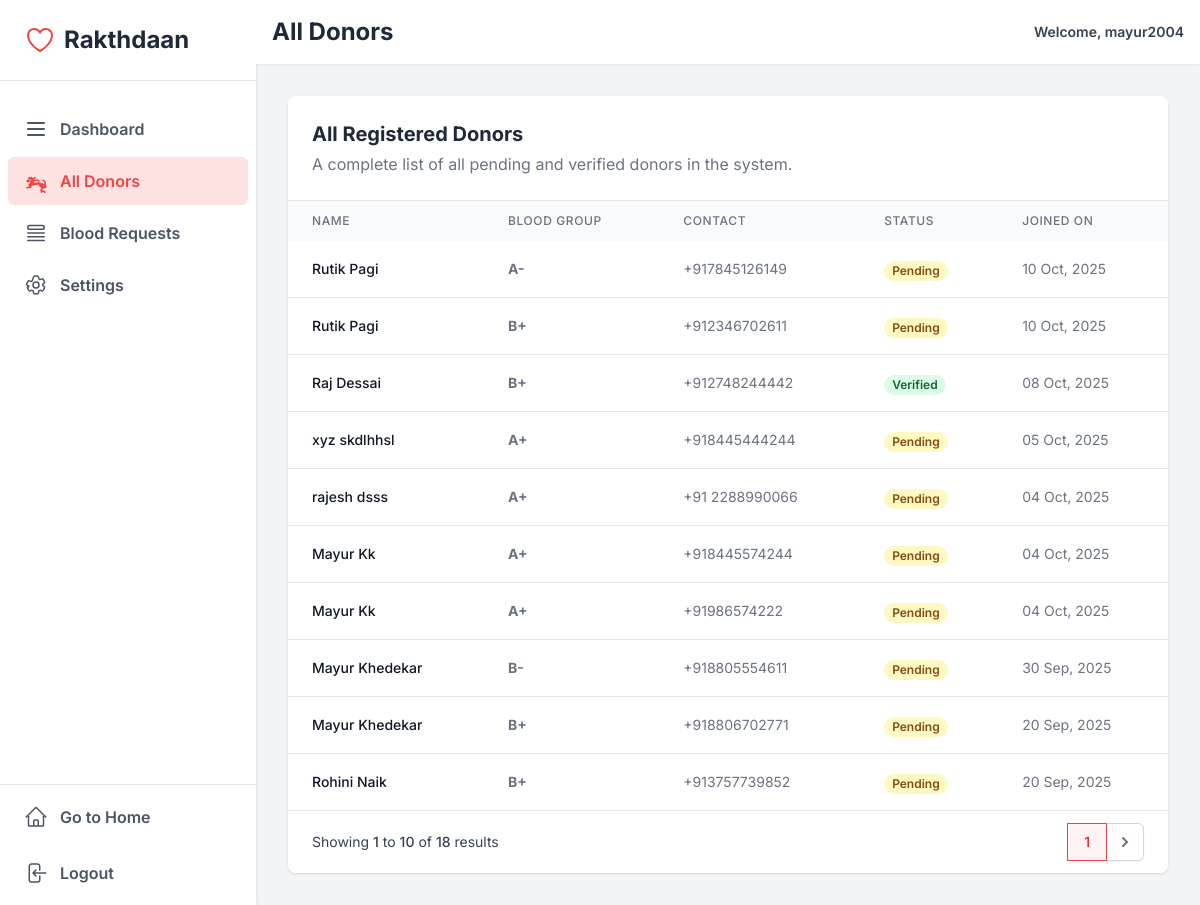
The app's page /all_donors/ (signed in) with its own data.
### donors/models.py (models this page shows, shortened)
class Donor(models.Model):
    user = models.OneToOneField(User, on_delete=models.CASCADE, null=True, blank=True)
    name = models.CharField(max_length=100, blank=False)
    age = models.IntegerField()
    gender = models.CharField(max_length=10, null=True, blank=True)
    blood_group = models.CharField(max_length=3, choices=BloodGroup.choices, blank=False, null=False)
    phone_number = PhoneNumberField(region="IN", null=True, blank=True, unique=True)
    email = models.EmailField(unique=True, blank=True, null=True)
    address = models.TextField(blank=True, null=True)
    last_donation_date = models.DateField(blank=True, null=True)
    is_active = models.BooleanField(default=True)
    is_verified = models.BooleanField(default=False)
    created_at = models.DateTimeField(auto_now_add=True)

### adminpanel/views.py (the view)
# urls.py: path('all_donors/', all_donors_view, name='all_donors'),
@login_required
def all_donors_view(request):
    if not request.user.is_staff:
        messages.error(request,"You do not have access to this page.")
        return redirect('/')
    donor_list=Donor.objects.all().order_by('-created_at')
    paginator=Paginator(donor_list,10)
    page_number=request.GET.get('page')
    display_page=paginator.get_page(page_number)
    context={'display_page':display_page}
    return render(request,"all_donors.html",context)

### adminpanel/templates/all_donors.html (shortened to what this page needs)
{% extends "base.html" %}
{% block start %}
<div>
    <script src="https://cdn.tailwindcss.com"></script>
    <div class="h-screen flex overflow-hidden bg-gray-100">
        <aside class="w-64 bg-white shadow-md hidden md:flex flex-col flex-shrink-0">
            <div class="p-6 flex items-center space-x-2 border-b">
                <h1 class="text-2xl font-bold text-gray-800">Rakthdaan</h1>
            </div>
            <nav class="mt-6 px-2 space-y-1">
                <a href="{% url 'admin_dashboard' %}" class="sidebar-link flex items-center px-4 py-3 rounded-md text-gray-600 text-base font-semibold">
                    <svg class="w-6 h-6 mr-3" fill="none" stroke="currentColor" viewBox="0 0 24 24" xmlns="http://www.w3.org/2000/svg"><path stroke-linecap="round" stroke-linejoin="round" stroke-width="2" d="M4 6h16M4 12h16M4 18h16"></path></svg>
                    Dashboard
                </a>
                <a href="{% url 'all_donors' %}" class="sidebar-link active flex items-center px-4 py-3 rounded-md text-base font-semibold">
                    All Donors
                </a>
                 <a href="{% url 'show_blood_requests' %}" class="sidebar-link flex items-center px-4 py-3 rounded-md text-gray-600 text-base font-semibold">
                    <svg class="w-6 h-6 mr-3" xmlns="http://www.w3.org/2000/svg" fill="none" viewBox="0 0 24 24" stroke-width="1.5" stroke="currentColor"><path stroke-linecap="round" stroke-linejoin="round" d="M3.75 12h16.5m-16.5 3.75h16.5M3.75 19.5h16.5M5.625 4.5h12.75a1.875 1.875 0 010 3.75H5.625a1.875 1.875 0 010-3.75z" /></svg>
                    Blood Requests
                </a>
                <a href="{% url 'admin_settings' %}" class="sidebar-link flex items-center px-4 py-3 rounded-md text-gray-600 text-base font-semibold">
                    Settings
                </a>
            </nav>
            <div class="mt-auto border-t p-2 space-y-2">
                 <a href="{% url 'home' %}" class="sidebar-link flex items-center px-4 py-3 rounded-md text-gray-600 text-base font-semibold">
                    Go to Home
                </a>
                 <a href="{% url 'logout' %}" class="sidebar-link flex items-center px-4 py-3 rounded-md text-gray-600 text-base font-semibold">
                    Logout
                </a>
            </div>
        </aside>
        <div class="flex-1 flex flex-col overflow-y-auto">
            <header class="bg-white shadow-sm p-4 flex justify-between items-center sticky top-0 z-10">
                <h1 class="text-2xl font-bold text-gray-800">All Donors</h1>
                <div class="flex items-center space-x-4">
                    <span class="text-sm font-semibold text-gray-700">Welcome, {{ user.first_name|default:user.username }}</span>
                </div>
            </header>
            <main class="flex-1 p-6 md:p-8">
                <div class="bg-white rounded-lg shadow overflow-hidden">
                    <div class="p-6 border-b">
                        <h2 class="text-xl font-bold text-gray-800">All Registered Donors</h2>
                        <p class="text-gray-500 mt-1">A complete list of all pending and verified donors in the system.</p>
                    </div>
                    <div class="overflow-x-auto">
                        <table class="w-full">
                            <thead class="bg-gray-50">
                                <tr>
                                    <th class="px-6 py-3 text-left text-xs font-medium text-gray-500 uppercase tracking-wider">Name</th>
                                    <th class="px-6 py-3 text-left text-xs font-medium text-gray-500 uppercase tracking-wider">Blood Group</th>
                                    <th class="px-6 py-3 text-left text-xs font-medium text-gray-500 uppercase tracking-wider">Contact</th>
                                    <th class="px-6 py-3 text-left text-xs font-medium text-gray-500 uppercase tracking-wider">Status</th>
                                    <th class="px-6 py-3 text-left text-xs font-medium text-gray-500 uppercase tracking-wider">Joined On</th>
                                </tr>
                            </thead>
                            <tbody class="divide-y divide-gray-200">
                                {% for donor in display_page %}
                                <tr>
                                    <td class="px-6 py-4 whitespace-nowrap text-sm font-medium text-gray-900">{{ donor.name }}</td>
                                    <td class="px-6 py-4 whitespace-nowrap text-sm text-gray-500 font-bold">{{ donor.blood_group }}</td>
                                    <td class="px-6 py-4 whitespace-nowrap text-sm text-gray-500">{{ donor.phone_number }}</td>
                                    <td class="px-6 py-4 whitespace-nowrap">
                                        {% if donor.is_verified %}
                                            <span class="px-2 inline-flex text-xs leading-5 font-semibold rounded-full bg-green-100 text-green-800">Verified</span>
                                        {% else %}
                                             <span class="px-2 inline-flex text-xs leading-5 font-semibold rounded-full bg-yellow-100 text-yellow-800">Pending</span>
                                        {% endif %}
                                    </td>
                                    <td class="px-6 py-4 whitespace-nowrap text-sm text-gray-500">{{ donor.created_at|date:"d M, Y" }}</td>
                                </tr>
                                {% empty %}
                                <tr>
                                    <td colspan="5" class="px-6 py-12 text-center text-gray-500">There are no donors in the system yet.</td>
                                </tr>
                                {% endfor %}
                            </tbody>
                        </table>
                    </div>
                    {% if display_page.has_other_pages %}
                    <div class="bg-white px-4 py-3 flex items-center justify-between border-t border-gray-200 sm:px-6">
                        <div class="hidden sm:flex-1 sm:flex sm:items-center sm:justify-between">
                            <div>
                                <p class="text-sm text-gray-700">
                                    Showing
                                    <span class="font-medium">{{ display_page.start_index }}</span>
                                    to
                                    <span class="font-medium">{{ display_page.end_index }}</span>
                                    of
                                    <span class="font-medium">{{ display_page.paginator.count }}</span>
                                    results
                                </p>
                            </div>
                            <div>
                                <nav class="relative z-0 inline-flex rounded-md shadow-sm -space-x-px" aria-label="Pagination">
                                    <a href="?page={{ display_page.number }}" aria-current="page" class="z-10 bg-red-50 border-red-500 text-red-600 relative inline-flex items-center px-4 py-2 border text-sm font-medium"> {{ display_page.number }} </a>
                                    {% if display_page.has_next %}
                                    <a href="?page={{ display_page.next_page_number }}" class="relative inline-flex items-center px-2 py-2 rounded-r-md border border-gray-300 bg-white text-sm font-medium text-gray-500 hover:bg-gray-50">
                                        <svg class="h-5 w-5" xmlns="http://www.w3.org/2000/svg" viewBox="0 0 20 20" fill="currentColor" aria-hidden="true"><path fill-rule="evenodd" d="M7.293 14.707a1 1 0 010-1.414L10.586 10 7.293 6.707a1 1 0 011.414-1.414l4 4a1 1 0 010 1.414l-4 4a1 1 0 01-1.414 0z" clip-rule="evenodd" /></svg>
                                    </a>
                                    {% endif %}
                                </nav>
                            </div>
                        </div>
                    </div>
                    {% endif %}
                </div>
            </main>
        </div>
    </div>
</div>
{% endblock %}

### adminpanel/templates/all_donors.html (style rules this page uses)
body { font-family: 'Inter', sans-serif; background-color: #f3f4f6; }
.sidebar-link { transition: all 0.2s ease; }
.sidebar-link:hover, .sidebar-link.active { background-color: #fee2e2; color: #ef4444; }

### records on screen
Donor: name "Rutik Pagi", blood_group "A-", phone_number "+917845126149", is_verified "Pending", created_at "10 Oct, 2025"
Donor: name "Rutik Pagi", blood_group "B+", phone_number "+912346702611", is_verified "Pending", created_at "10 Oct, 2025"
Donor: name "Raj Dessai", blood_group "B+", phone_number "+912748244442", is_verified "Verified", created_at "08 Oct, 2025"
Donor: name "xyz skdlhhsl", blood_group "A+", phone_number "+918445444244", is_verified "Pending", created_at "05 Oct, 2025"
Donor: name "rajesh dsss", blood_group "A+", phone_number "+91 2288990066", is_verified "Pending", created_at "04 Oct, 2025"
Donor: name "Mayur Kk", blood_group "A+", phone_number "+918445574244", is_verified "Pending", created_at "04 Oct, 2025"
Donor: name "Mayur Kk", blood_group "A+", phone_number "+91986574222", is_verified "Pending", created_at "04 Oct, 2025"
Donor: name "Mayur Khedekar", blood_group "B-", phone_number "+918805554611", is_verified "Pending", created_at "30 Sep, 2025"
Donor: name "Mayur Khedekar", blood_group "B+", phone_number "+918806702771", is_verified "Pending", created_at "20 Sep, 2025"
Donor: name "Rohini Naik", blood_group "B+", phone_number "+913757739852", is_verified "Pending", created_at "20 Sep, 2025"

### other values on screen
{{ user.first_name|default:user.username }} "mayur2004"
{{ display_page.start_index }} "1"
{{ display_page.end_index }} "10"
{{ display_page.paginator.count }} "18"
{{ display_page.number }} "1"
